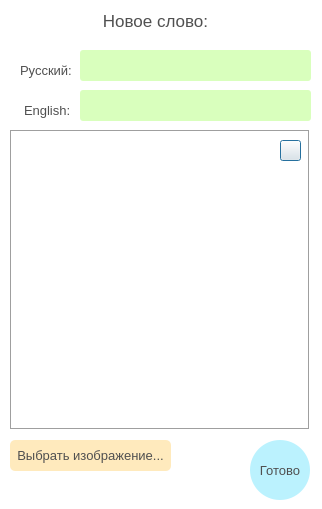
<?xml version="1.0" encoding="UTF-8"?>
<ui version="4.0">
 <class>DialogAddWord</class>
 <widget class="QDialog" name="DialogAddWord">
  <property name="geometry">
   <rect>
    <x>0</x>
    <y>0</y>
    <width>322</width>
    <height>509</height>
   </rect>
  </property>
  <property name="windowTitle">
   <string>Добавить слово</string>
  </property>
  <property name="styleSheet">
   <string notr="true">#DialogAddWord{
	background-color: rgb(255, 255, 255);
}
</string>
  </property>
  <widget class="QLabel" name="labelNewImage">
   <property name="geometry">
    <rect>
     <x>10</x>
     <y>130</y>
     <width>300</width>
     <height>300</height>
    </rect>
   </property>
   <property name="frameShape">
    <enum>QFrame::Box</enum>
   </property>
   <property name="frameShadow">
    <enum>QFrame::Sunken</enum>
   </property>
   <property name="text">
    <string/>
   </property>
   <property name="alignment">
    <set>Qt::AlignCenter</set>
   </property>
  </widget>
  <widget class="QLabel" name="labelAddRus">
   <property name="geometry">
    <rect>
     <x>20</x>
     <y>60</y>
     <width>51</width>
     <height>21</height>
    </rect>
   </property>
   <property name="font">
    <font>
     <family>Segoe UI</family>
     <pointsize>10</pointsize>
    </font>
   </property>
   <property name="styleSheet">
    <string notr="true">color: rgb(80, 80, 80);</string>
   </property>
   <property name="text">
    <string>Русский:</string>
   </property>
  </widget>
  <widget class="QLineEdit" name="lineAddEng">
   <property name="geometry">
    <rect>
     <x>80</x>
     <y>90</y>
     <width>231</width>
     <height>31</height>
    </rect>
   </property>
   <property name="font">
    <font>
     <family>Segoe UI</family>
     <pointsize>13</pointsize>
    </font>
   </property>
   <property name="styleSheet">
    <string notr="true">#lineAddEng{
	color: rgb(80, 80, 80);
	background-color: rgba(217,255,189, 255);
	border-radius: 3px;
}</string>
   </property>
  </widget>
  <widget class="QPushButton" name="btnClearImage">
   <property name="geometry">
    <rect>
     <x>280</x>
     <y>140</y>
     <width>21</width>
     <height>21</height>
    </rect>
   </property>
   <property name="toolTip">
    <string>Без изображения</string>
   </property>
   <property name="styleSheet">
    <string notr="true">#btnClearImage{
border-image: url(:/res/img/close.png);
}

#btnClearImage:hover{
border-image: url(:/res/img/closeHover.png);
}</string>
   </property>
   <property name="text">
    <string/>
   </property>
  </widget>
  <widget class="QPushButton" name="btnFinishAddWord">
   <property name="geometry">
    <rect>
     <x>250</x>
     <y>440</y>
     <width>60</width>
     <height>60</height>
    </rect>
   </property>
   <property name="font">
    <font>
     <family>Segoe UI</family>
     <pointsize>10</pointsize>
    </font>
   </property>
   <property name="styleSheet">
    <string notr="true">#btnFinishAddWord{
color: rgb(80, 80, 80);
background-color: rgba(187,242,254, 255);
border: 0px solid black;
border-radius: 30px;
}

#btnFinishAddWord::hover{
	background-color: rgba(159,236,254, 255);
}</string>
   </property>
   <property name="text">
    <string>Готово</string>
   </property>
  </widget>
  <widget class="QLabel" name="labelAddEng">
   <property name="geometry">
    <rect>
     <x>24</x>
     <y>100</y>
     <width>51</width>
     <height>21</height>
    </rect>
   </property>
   <property name="font">
    <font>
     <family>Segoe UI</family>
     <pointsize>10</pointsize>
    </font>
   </property>
   <property name="styleSheet">
    <string notr="true">color: rgb(80, 80, 80);</string>
   </property>
   <property name="text">
    <string>English:</string>
   </property>
  </widget>
  <widget class="QLabel" name="label">
   <property name="geometry">
    <rect>
     <x>90</x>
     <y>10</y>
     <width>131</width>
     <height>21</height>
    </rect>
   </property>
   <property name="font">
    <font>
     <family>Segoe UI</family>
     <pointsize>13</pointsize>
    </font>
   </property>
   <property name="styleSheet">
    <string notr="true">color: rgb(80, 80, 80);</string>
   </property>
   <property name="text">
    <string>Новое слово:</string>
   </property>
   <property name="alignment">
    <set>Qt::AlignCenter</set>
   </property>
  </widget>
  <widget class="QPushButton" name="btnChangeImage">
   <property name="geometry">
    <rect>
     <x>10</x>
     <y>440</y>
     <width>161</width>
     <height>31</height>
    </rect>
   </property>
   <property name="font">
    <font>
     <family>Segoe UI</family>
     <pointsize>10</pointsize>
    </font>
   </property>
   <property name="styleSheet">
    <string notr="true">#btnChangeImage{
color: rgb(80, 80, 80);
background-color: rgba(255,234,189, 255);
border: 0px solid black;
border-radius: 5px;
}

#btnChangeImage::hover{
	background-color: rgba(255,225,161, 255);
}</string>
   </property>
   <property name="text">
    <string>Выбрать изображение...</string>
   </property>
  </widget>
  <widget class="QLineEdit" name="lineAddRus">
   <property name="geometry">
    <rect>
     <x>80</x>
     <y>50</y>
     <width>231</width>
     <height>31</height>
    </rect>
   </property>
   <property name="font">
    <font>
     <family>Segoe UI</family>
     <pointsize>13</pointsize>
    </font>
   </property>
   <property name="styleSheet">
    <string notr="true">#lineAddRus{
	color: rgb(80, 80, 80);
	background-color: rgba(217,255,189, 255);
	border-radius: 3px;
}</string>
   </property>
   <property name="text">
    <string/>
   </property>
  </widget>
 </widget>
 <resources/>
 <connections/>
</ui>
